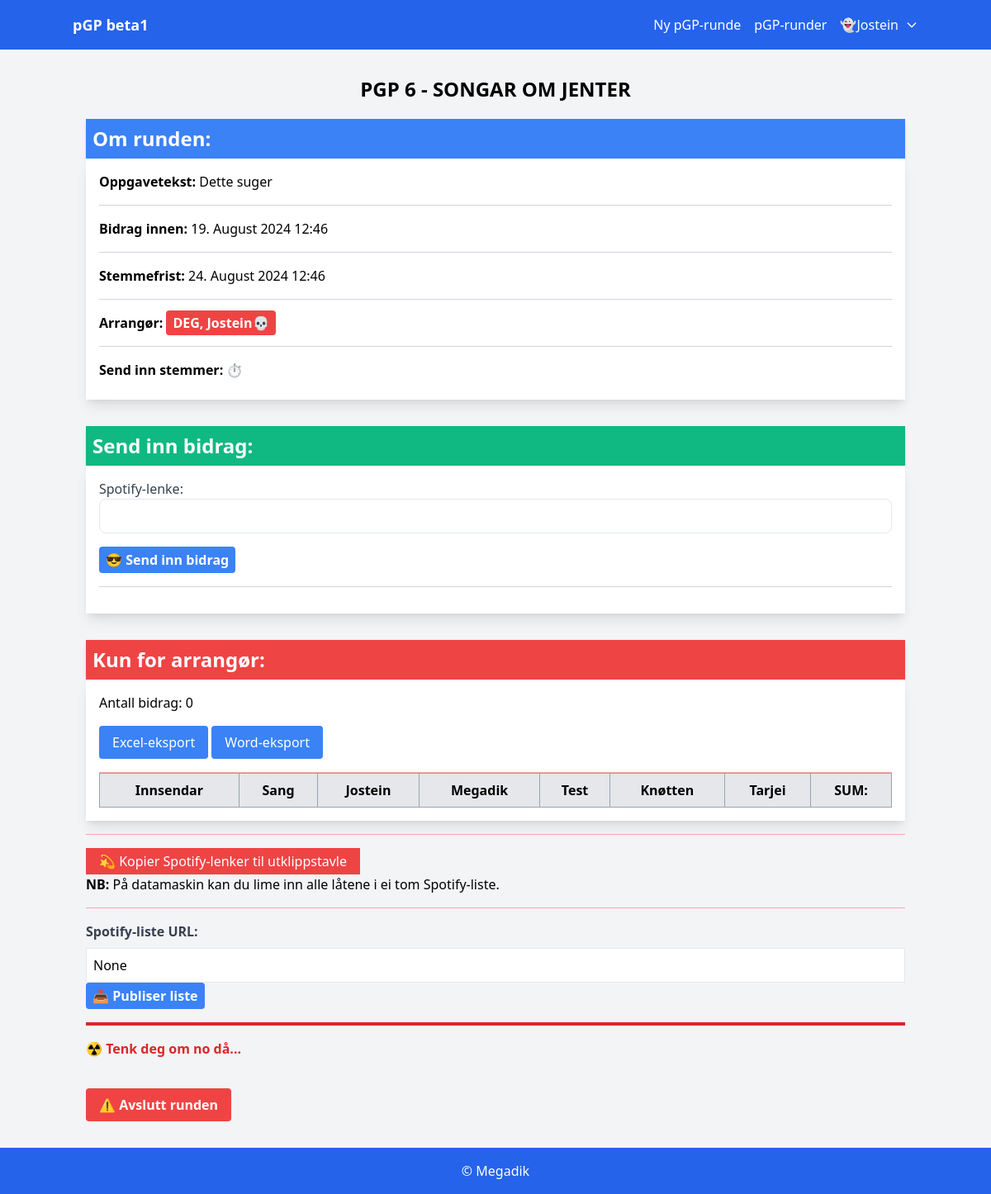
Page /round/2/ (signed in) on the committed database.
### app/models.py (models this page shows, shortened)
class Round(models.Model):
    name = models.CharField(max_length=100)
    description = models.TextField()
    start_date = models.DateTimeField()
    end_date = models.DateTimeField()
    playlist_released = models.BooleanField(default=False)
    organizer = models.ForeignKey(User, on_delete=models.CASCADE)
    playlist_url = models.URLField(blank=True, null=True)
    release_time = models.DateTimeField(null=True, blank=True)
    round_finished = models.BooleanField(default=False)

class Player(models.Model):
    user = models.OneToOneField(User, on_delete=models.CASCADE)
    nickname = models.CharField(max_length=100)

### app/views.py (the view)
# urls.py: path('round/<int:pk>/', views.round_detail, name='round_detail'),
@login_required
def round_detail(request, pk):
    round_instance = get_object_or_404(Round, pk=pk)
    player = Player.objects.get(user=request.user)
    player_song = Song.objects.filter(round=round_instance, player=player).first()
    has_voted = Vote.objects.filter(player=player, song__round=round_instance).exists()
    now = timezone.now()
    form = SongSubmissionForm(instance=player_song)
    track_id = get_track_id(player_song)
    is_organizer = round_instance.organizer == request.user
    organizer_data = get_organizer_data(round_instance) if is_organizer else {}
    release_time = round_instance.release_time if round_instance.playlist_released else None
    countdown = calculate_countdown(now, release_time) if release_time else None
    all_submitted_songs = Song.objects.filter(round=round_instance).annotate(
        aggregated_score=models.Sum('vote__score')  # Use a different name
    ).order_by('-aggregated_score')  # Sort by the new field name
    if is_organizer and request.method == "POST" and 'finish_round' in request.POST:
        round_instance.round_finished = True
        round_instance.save()
        return redirect('round_detail', pk=round_instance.pk)
    context = {
        'round': round_instance,
        'round_finished': round_instance.round_finished,
        'form': form,
        'player_song': player_song,
        'track_id': track_id,
        'is_organizer': is_organizer,
        'now': now,
        'has_voted': has_voted,
        'release_time': release_time,
        'countdown': countdown,
        'all_submitted_songs': all_submitted_songs,
        'num_submitted_songs': all_submitted_songs.count(),
        'players': Player.objects.all(),  # Get all players for the context
        'votes_dict': {
            song.id: {
                vote.player.id: vote.score for vote in song.vote_set.all()
            }
            for song in all_submitted_songs
        },
        'organizer_data': organizer_data,  # Include organizer data if the user is the organizer
    }
    return render(request, 'app/round_detail.html', context)

### app/forms.py
class SongSubmissionForm(forms.ModelForm):
    class Meta:
        model = Song
        fields = ['spotify_url']
        widgets = {
            'spotify_url': forms.URLInput(attrs={'class': 'form-input', 'placeholder': 'Spotify URL'}),
        }

### app/views.py (called while the page is built)
def get_track_id(player_song):
    if player_song and player_song.spotify_url:
        parsed_url = urlparse(player_song.spotify_url)
        path_parts = parsed_url.path.split('/')
        if len(path_parts) > 2 and path_parts[1] == 'track':
            return path_parts[2]
    return None

def get_organizer_data(round_instance):
    pass

### app/templates/app/round_detail.html (shortened to what this page needs)
{% extends 'base.html' %}
{% load custom_filters %}
{% block content %}
<div class="container mx-auto my-8 px-4">
    <h1 class="text-2xl uppercase mb-5 font-bold text-center">{{ round.name }}</h1>
    <h2 class="text-2xl font-bold bg-blue-500 text-white p-2 shadow-md">Om runden:</h2>
    <div class="p-4 shadow-lg mb-8 bg-white">
        <p class="mb-2"><strong>Oppgavetekst:</strong> {{ round.description }}</p>
        <hr class="my-4 border-gray-300">
        <p class="mb-2"><strong>Bidrag innen:</strong> {{ round.start_date|date:"d. F Y H:i" }}</p>
        <hr class="my-4 border-gray-300">
        <p class="mb-2"><strong>Stemmefrist:</strong> {{ round.end_date|date:"d. F Y H:i" }}</p>
        <hr class="my-4 border-gray-300">
        <p class="mb-2"><strong>Arrangør:</strong>
            {% if user == round.organizer %}
                <span class="bg-red-500 text-white font-bold py-1 px-2 rounded">DEG, {{ round.organizer.username }}💀</span>
            {% else %}
                {{ round.organizer.username }}
            {% endif %}
        </p>
        <hr class="my-4 border-gray-300">
        <p class="mb-2">
            <strong>Send inn stemmer:</strong>
            {% if round.playlist_released %}
                {% if round.end_date > now %}
                    {% if countdown %}
                        ⌛️ Stemmeskjema blir lagt ut om {{ countdown }}
                    {% else %}
                        {% if has_voted %}
                            Du har allerede stemt.
                        {% else %}
                            <a href="{% url 'vote_form' round.pk %}" class="text-blue-500 underline" target="_blank">Skjema</a>
                        {% endif %}
                    {% endif %}
                {% else %}
                    📅 Stemmefristen er passert. Sorry, Tormod (evt andre)
                {% endif %}
            {% else %}
                ⏱
            {% endif %}
        </p>
    </div>
    {% if round.playlist_released %}
    <h2 class="text-2xl font-bold bg-purple-500 text-white p-2 shadow-md">pGP-liste:</h2>
    <div class="p-4 shadow-lg mb-8 bg-white">
        <iframe src="https://open.spotify.com/embed?uri={{ round.playlist_url }}"
                width="100%" height="380" frameborder="0" allowtransparency="true" allow="encrypted-media">
        </iframe>
    </div>
    {% if player_song %}
    <h2 class="text-2xl font-bold  bg-green-500 text-white p-2 shadow-md">Ditt bidrag</h3>
    <div class="p-4 shadow-lg  mb-8 bg-white">
        <p class="text-gray-700 ">
            <strong>{{ player_song.artist }} - {{ player_song.title }}</strong>
        </p>
        <div class="mt-4">
            {% if track_id %}
            <div class="p-4  mb-8 bg-white">
                    <iframe src="https://open.spotify.com/embed/track/{{ track_id }}"
                            width="100%" height="380" frameborder="0" allowtransparency="true" allow="encrypted-media">
                    </iframe>
                </div>
            {% else %}
                <p class="text-gray-500">Ingen sporlenke tilgjengelig.</p>
            {% endif %}
        </div>
    </div>
    {% else %}
        <p>Du har ikke sendt inn noe bidrag ennå.</p>
    {% endif %}
{% else %}
<h2 class="text-2xl font-bold bg-green-500 text-white p-2 shadow-md">
        {% if player_song %}Endre bidrag:{% else %}Send inn bidrag:{% endif %}
    </h2>
    <div class="p-4 mb-8 bg-white shadow-lg">
        <form method="post" action="{% url 'submit_song' pk=round.pk %}" onsubmit="return confirmSubmission();">
            <div class="mb-4">
                <label for="{{ form.spotify_url.id_for_label }}" class="block text-gray-700">Spotify-lenke:</label>
                <input type="text" name="spotify_url" id="{{ form.spotify_url.id_for_label }}"
                       value="{% if player_song %}{{ form.spotify_url.value }}{% else %}""{% endif %}"
                       class="w-full p-2 text-base border rounded-lg" />
            </div>
            <button type="submit" class="bg-blue-500 hover:bg-blue-700 text-white font-bold py-1 px-2 rounded">
                {% if player_song %}🤠 Endre bidrag{% else %}😎 Send inn bidrag{% endif %}
            </button>
        </form>
        <hr class="my-4 border-gray-300">
    </div>
{% endif %}
{% if is_organizer %}
<h2 class="text-2xl font-bold bg-red-500 text-white mt-8 p-2 shadow-md">
    Kun for arrangør:
</h2>
<div class="p-4 text-black bg-white shadow-lg">
    <p class="mb-4">Antall bidrag: {{ num_submitted_songs }}</p>
    <button id="exportButton" class="mb-4 px-4 py-2 bg-blue-500 text-white rounded hover:bg-blue-700">
        Excel-eksport
    </button>
    <button id="exportButton" class="mb-4 px-4 py-2 bg-blue-500 text-white rounded hover:bg-blue-700">
        <a href="{% url 'export_to_word' round_id=round.id %}" class="text-white">Word-eksport</a>
    </button>
    <hr class="border-red-300">
    <div style="overflow-y: auto; overflow-x: auto;">
        <table class="table-auto w-full border-collapse border border-gray-400">
            <thead>
                <tr class="bg-gray-200">
                    <th class="border border-gray-400 p-2">Innsendar</th>
                    <th class="border border-gray-400 p-2">Sang</th>
                    {% for player in players %}
                        <th class="border border-gray-400 p-2">{{ player.nickname }}</th>
                    {% endfor %}
                    <th class="border border-gray-400 p-2">SUM:</th>
                </tr>
            </thead>
        </table>
    </div>
</div>
        <hr class="my-4 border-red-300">
        <button id="copy-urls-button" class="bg-red-500 text-white px-4 py-1 hover:bg-blue-700">
            💫 Kopier Spotify-lenker til utklippstavle
        </button>
        <p>
            <strong>NB:</strong> På datamaskin kan du lime inn alle låtene i ei tom Spotify-liste.
        </p>
        <hr class="my-4 border-red-300">
        <form method="post" action="{% url 'update_playlist_url' pk=round.pk %}">
            <label for="playlist_url" class="block text-gray-700 font-bold mb-2">Spotify-liste URL:</label>
            <input type="text" name="playlist_url" id="playlist_url"
                   value="{{ round.playlist_url }}"
                   class="w-full p-2 text-base border"
                   placeholder="Skriv inn Spotify-liste URL" />
            <button type="submit" class="bg-blue-500 hover:bg-blue-700 text-white font-bold py-1 px-2 rounded">
                {% if round.playlist_released %}🔄 Oppdater liste{% else %}📤 Publiser liste{% endif %}
            </button>
        </form>
        {% if not round_finished %}
        <div class="border-t-4 border-red-600 my-4"></div>
<p class="text-red-600 font-bold mb-5">☢️ Tenk deg om no då...</p>
    <form method="post" action="" onsubmit="return confirm('Er pGP-runden ferdig? Alle vil sjå resultata om du fortsetter...');">
        <button type="submit" name="finish_round" class="bg-red-500 hover:bg-red-700 text-white font-bold py-2 px-4 rounded mt-4">
            ⚠️ Avslutt runden
        </button>
    </form>
{% else %}
<div class="mt-10 text-center text-2xl font-bold">
    Runden er avlutta
</div>
{% endif %}
    </div>
{% endif %}
</div>
{% endblock %}

### app/templates/base.html (shortened to what this page needs)
<!DOCTYPE html>
<html lang="en">
  <head>
    <link
      href="https://cdn.jsdelivr.net/npm/tailwindcss@2.2.19/dist/tailwind.min.css"
      rel="stylesheet"
    />
    <link
      rel="stylesheet"
      href="https://cdnjs.cloudflare.com/ajax/libs/font-awesome/6.0.0-beta3/css/all.min.css"
    />
  </head>
  <body class="bg-gray-100">
    <nav class="bg-blue-600 p-4 text-white">
      <div class="container mx-auto flex items-center justify-between">
        <a href="/" class="font-bold text-lg">pGP beta1</a>
        <ul class="flex items-center space-x-4">
          <li>
            <a href="{% url 'create_round' %}" class="hover:underline"
              >Ny pGP-runde</a
            >
          </li>
          <li>
            <a href="{% url 'round_list' %}" class="hover:underline"
              >pGP-runder</a
            >
          </li>
          {% if user.is_authenticated %}
          <li class="relative">
            <button
              id="user-menu"
              class="flex items-center space-x-2 focus:outline-none"
            >
              <span>👻{{ user.username }}</span>
              <svg
                class="w-4 h-4 ml-1"
                fill="none"
                stroke="currentColor"
                viewBox="0 0 24 24"
                xmlns="http://www.w3.org/2000/svg"
              >
                <path
                  stroke-linecap="round"
                  stroke-linejoin="round"
                  stroke-width="2"
                  d="M19 9l-7 7-7-7"
                ></path>
              </svg>
            </button>
          </li>
          {% else %}
          <li>
            <a href="{% url 'login' %}" class="hover:underline">Logg inn</a>
          </li>
          {% endif %}
        </ul>
      </div>
    </nav>
    <div class="container mx-auto my-8">
       {% block content %} {% endblock %}
    <footer class="text-center py-4 bg-blue-600 text-white">
      &copy; Megadik
    </footer>
  </body>
</html>

### rows in the picture
Round: name "PGP 6 - SONGAR OM JENTER", description "Dette suger", start_date "19. August 2024 12:46", end_date "24. August 2024 12:46", organizer.username "Jostein", playlist_url "None"
Player: nickname "Jostein"
Player: nickname "Megadik"
Player: nickname "Test"
Player: nickname "Knøtten"
Player: nickname "Tarjei"

### other values in the picture
{{ user.username }} "Jostein"
{{ num_submitted_songs }} "0"
